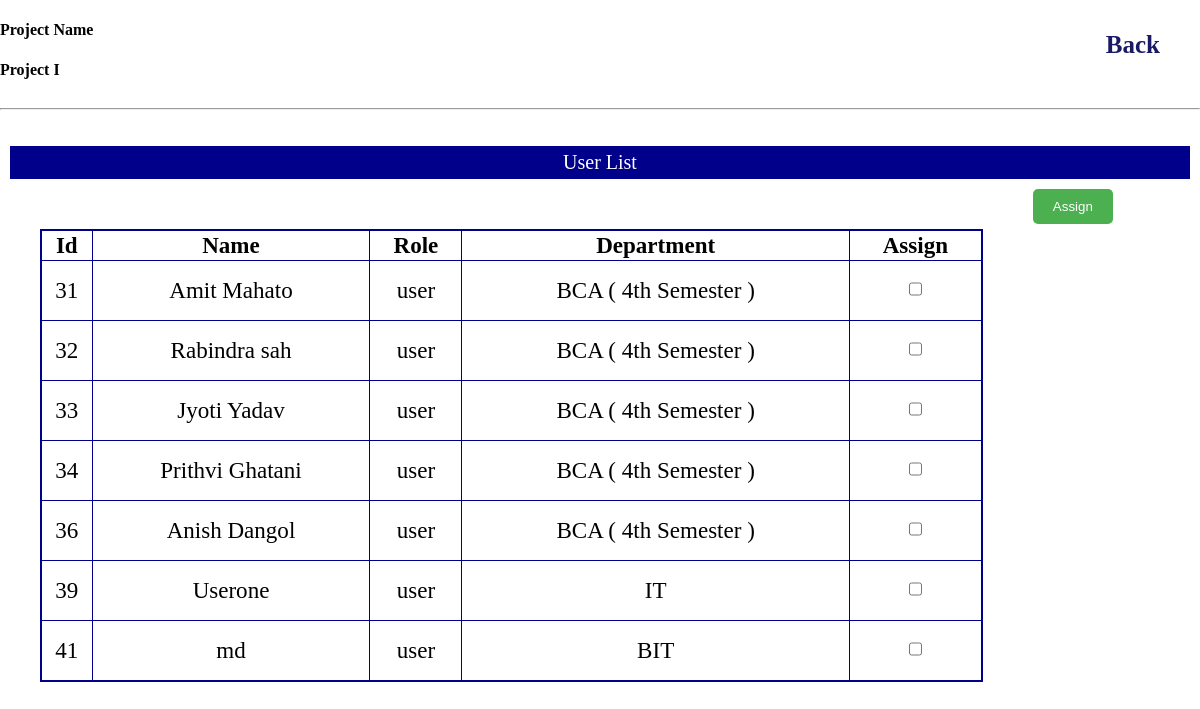
The page /Assignment/userAssignProject.php?p_id=6 (signed in) on the database its author committed.
### tables this page shows
CREATE TABLE `project` (
  `id` int(11) NOT NULL,
  `project_name` varchar(255) NOT NULL,
  `file_type` int(11) NOT NULL,
  `file` varchar(255) DEFAULT NULL,
  `cost` int(11) NOT NULL,
  `project_details` text DEFAULT NULL,
  `created_date` timestamp NOT NULL DEFAULT current_timestamp() ON UPDATE current_timestamp(),
  `deadline` datetime DEFAULT NULL
);

CREATE TABLE `users` (
  `id` int(11) NOT NULL,
  `fullname` varchar(255) NOT NULL,
  `email` varchar(50) DEFAULT NULL,
  `phone` int(11) DEFAULT NULL,
  `address` varchar(255) NOT NULL,
  `username` varchar(255) DEFAULT NULL,
  `password` varchar(255) DEFAULT NULL,
  `department_id` int(11) DEFAULT NULL,
  `role` varchar(20) NOT NULL,
  `created_date` timestamp NOT NULL DEFAULT current_timestamp() ON UPDATE current_timestamp()
);

CREATE TABLE `department` (
  `dpt_id` int(11) NOT NULL,
  `department_name` varchar(255) NOT NULL,
  `created_date` timestamp NOT NULL DEFAULT current_timestamp() ON UPDATE current_timestamp()
);

### Assignment/userAssignProject.php (the view, shortened to what this page needs)
<?php
include '../dbconnect/dbconnect.php';
$project_id = $_GET['p_id'];
   $userType = $_SESSION["user_type"];
?>
<!DOCTYPE html>
<html lang="en">
<head>
    <link rel="stylesheet" href="../css/project_details.css">
    <link rel="stylesheet" href="../css/assignment.css">
</head>
<body>
<?php
    if($userType=="admin" || $userType=="foreman")
{?>
    <?php
        include"./header/headerassign.php";
    ?>
        <div class="layout">
            <a href="./userAssignProject.php?p_id=<?php echo $project_id; ?>" id="assign_user">Assign</a>
            <a href="./unassign.php?p_id=<?php echo $project_id; ?>" id="assign_user">UnAssign</a>
        </div>
        <center><div Class="user_nav">User List</div></center>
        <div class='showuser'>
            <div class="usertableview">
                <form action="" method="POST">
                    <table border="1">
                        <?php
                            $query_users_view="SELECT * from users where role='user'";
                            $result_view=mysqli_query($conn,$query_users_view);
                            $num_view=mysqli_num_rows($result_view);
                            if($num_view>0)
                            {?>
                                <tr>
                                <th>Id</th>
                                <th>Name</th>
                                <th>Role</th>
                                <th>Department</th>
                                <th>Assign</th>
                                </tr>
                                <?php
                                while($row=mysqli_fetch_assoc($result_view))
                                {
                                    $user_id=$row['id'];
                                    $fullname=$row['fullname'];
                                    $role=$row['role'];
                                    $dpt_id=$row['department_id'];
                                    ?>
                                    <tr>
                                        <td><?php echo  $user_id ?></td>
                                        <td><?php echo $fullname  ?></td>
                                        <td><?php echo $role ?></td>
                                        <?php
                                            $query_department_view="SELECT * from department where dpt_id='$dpt_id'";
                                            $dpt_result_view=mysqli_query($conn,$query_department_view);
                                            $row=mysqli_fetch_assoc($dpt_result_view);
                                            $dpt_name=$row['department_name'];
                                        ?>
                                        <td><?php echo $dpt_name ?></td>
                                        <td><input type="checkbox" name="checked_id[]" value="<?php echo $user_id; ?>" class="checkbox"></td>
                                    </tr>
                                <?php
                                }
                            }
                            else
                            {
                                echo "No Users Found.";
                            }
                        ?>
                    </table>
            </div>
            <div class="usersubmitview">
                <input type="submit" value="Assign" name="submit" class="btn_done">
                <br><br>
            </div>
        </div>
    <?php
    }
    else
    { echo "Access Forbidden";
    }?>
</body>
</html>

### Assignment/header/headerassign.php (shortened to what this page needs)
<?php
        if($userType== "admin" || $userType== "foreman")
        { ?>
            <div class="main">
                <table border="1">
                    <div class="project_info">
                        <?php
                            $sql="select * from project where id=$project_id" ;
                            $result_view=mysqli_query($conn,$sql);
                            $row_view=mysqli_fetch_assoc($result_view);
                            $fetched_project_name=$row_view['project_name'];
                        ?>
                        <div id="project_name">
                        <h4 class="p">Project Name <a href="./assigned_user.php?user_type=<?php echo $userType; ?>&p_id=<?php echo $project_id; ?>" class="back_btn">Back</a></h4>
                            <h4 class="p_n">
                                <?php
                                echo $fetched_project_name ;
                                ?>
                            </h4>
                        </div>
                    </div>
                </table>
            </div>
        <?php
        }?>
         <hr>

### css/project_details.css (style rules this page uses)
body { margin: 0px; padding: 0px; }
a { color: #551A8B; text-decoration: none; }
#assign_user { margin-right: 6rem; color: white; padding: 10px; }
td { font-size: 10px; color: black; text-align: center; }
th { font-size: 15px; text-align: center; }
.back_btn { float: right; margin-right: 30px; color: #191966; font-size: 25px; padding: 10px; }

### css/assignment.css (style rules this page uses)
.showuser, .showforeman { width: 100%; height: 300px; display: flex; align-content: center; }
.usertableview, .foremantableview { flex: 6; margin:40px; }
.usersubmitview, .foremansubmitview { flex: 1; margin-left:10px; margin-right: 10px; margin-top: 0px; }
table,th,td { font-size: larger; border-collapse: collapse; }
table { width: 100%; border: 2px solid darkblue; }
.btn_done { padding: 10px 20px; background-color: #4CAF50; color: white; border: none; border-radius: 5px; cursor: pointer; }
input.checkbox { height: 3rem; }
.foreman_nav, .user_nav { background-color: darkblue; color: white; font-size: 20px; margin: 10px; padding: 5px; }

### rows shown on the page
project: project_name "Project I"
users: id "31", fullname "Amit Mahato", role "user", department.department_name "BCA ( 4th Semester )"
users: id "32", fullname "Rabindra sah", role "user", department.department_name "BCA ( 4th Semester )"
users: id "33", fullname "Jyoti Yadav", role "user", department.department_name "BCA ( 4th Semester )"
users: id "34", fullname "Prithvi Ghatani", role "user", department.department_name "BCA ( 4th Semester )"
users: id "36", fullname "Anish Dangol", role "user", department.department_name "BCA ( 4th Semester )"
users: id "39", fullname "Userone", role "user", department.department_name "IT"
users: id "41", fullname "md", role "user", department.department_name "BIT"
